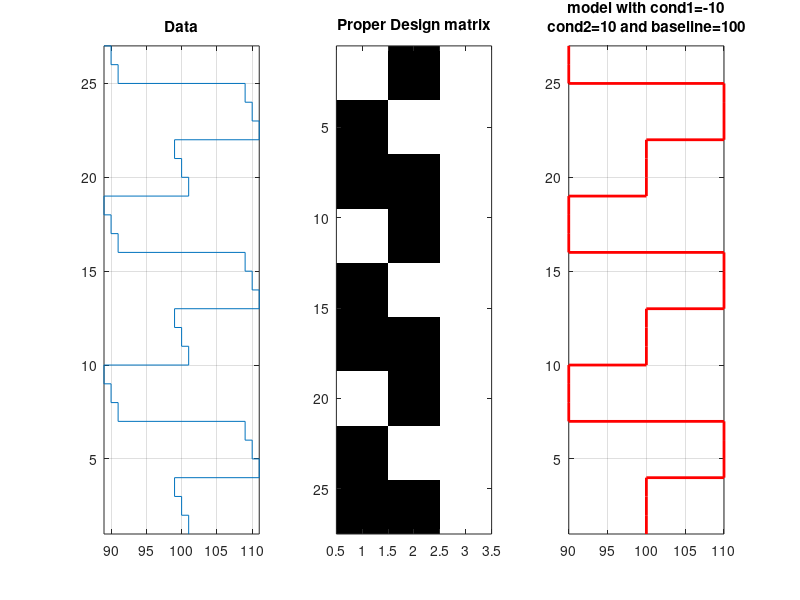
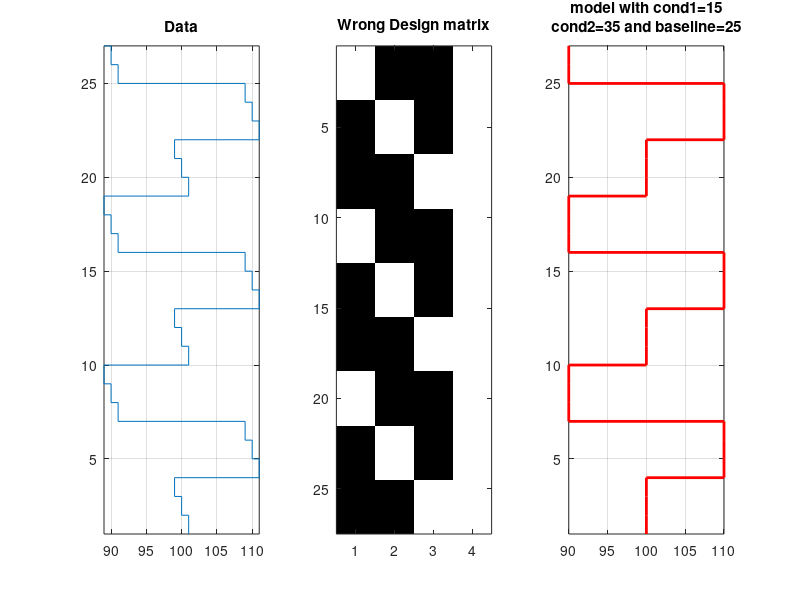
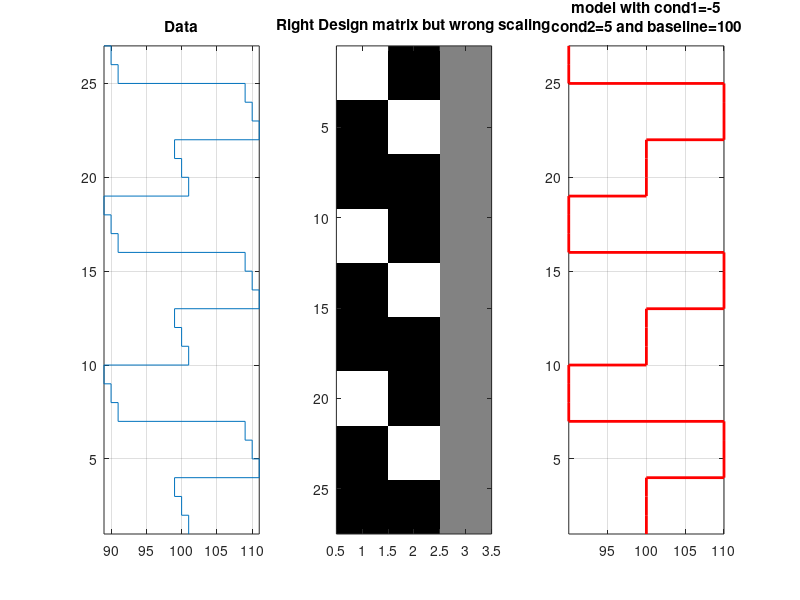
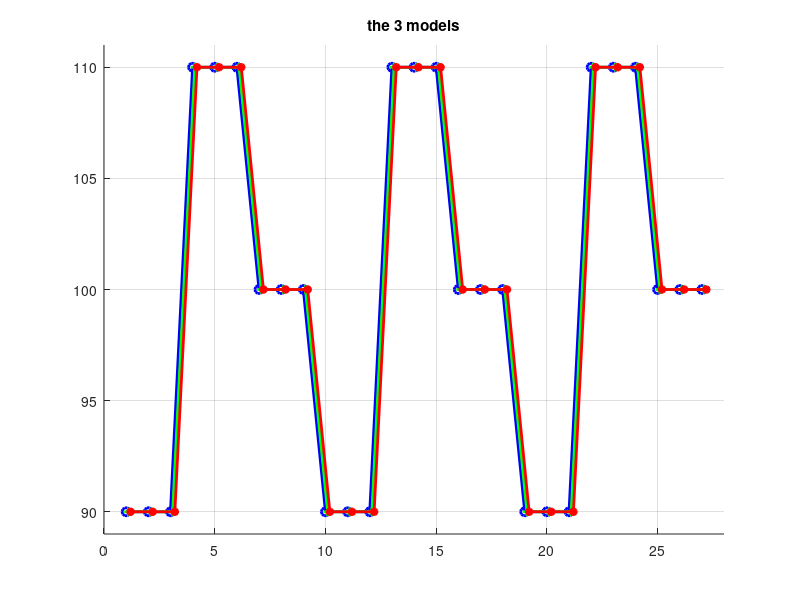

The MATLAB script that drew these images, in order:
% This is a simple simulation to show how to compute the percentage of
% signal change using the GLM. Importantly, it also shows the effect of
% scaling the regressors.
%
% Cyril Pernet 03 May 2010
% http://www.sbirc.ed.ac.uk/cyril/bold_percentage/BOLD_percentage.html
% Let's make some fake data
cond1 = [89 90 91]; baseline = [99 100 101]; cond2 = [109 110 111];
y = [cond1 cond2 baseline cond1 cond2 baseline cond1 cond2 baseline]';


X1 = [1 1 1 0 0 0 0 0 0 1 1 1 0 0 0 0 0 0 1 1 1 0 0 0 0 0 0; ...
    0 0 0 1 1 1 0 0 0 0 0 0 1 1 1 0 0 0 0 0 0 1 1 1 0 0 0;
    1 1 1 1 1 1 1 1 1 1 1 1 1 1 1 1 1 1 1 1 1 1 1 1 1 1 1]';
beta1 = single(pinv(X1'*X1)*X1'*y);

figure
subplot(1,3,1); stairs(y,[27:-1:1]); title('Data'); grid on; axis tight
subplot(1,3,2);imagesc(X1);colormap('gray'); title('Proper Design matrix')
subplot(1,3,3);stairs(X1*beta1,[27:-1:1],'r','LineWidth',2); grid on; axis tight
title([{['model with cond1=',num2str(beta1(1))]} ; {['cond2=',num2str(beta1(2)),' and baseline=',num2str(beta1(3))]}]);

X2 = [1 1 1 0 0 0 0 0 0 1 1 1 0 0 0 0 0 0 1 1 1 0 0 0 0 0 0; ...
    0 0 0 1 1 1 0 0 0 0 0 0 1 1 1 0 0 0 0 0 0 1 1 1 0 0 0;
    0 0 0 0 0 0 1 1 1 0 0 0 0 0 0 1 1 1 0 0 0 0 0 0 1 1 1;
    1 1 1 1 1 1 1 1 1 1 1 1 1 1 1 1 1 1 1 1 1 1 1 1 1 1 1]';
beta2 = single(pinv(X2'*X2)*X2'*y);

figure
subplot(1,3,1); stairs(y,[27:-1:1]); title('Data'); grid on; axis tight
subplot(1,3,2);imagesc(X2);colormap('gray'); title('Wrong Design matrix')
subplot(1,3,3);stairs(X2*beta2,[27:-1:1],'r','LineWidth',2); grid on; axis tight
title([{['model with cond1=',num2str(beta2(1))]} ; {['cond2=',num2str(beta2(2)),' and baseline=',num2str(beta2(3))]}]);



X3 = [2 2 2 0 0 0 0 0 0 2 2 2 0 0 0 0 0 0 2 2 2 0 0 0 0 0 0; ...
    0 0 0 2 2 2 0 0 0 0 0 0 2 2 2 0 0 0 0 0 0 2 2 2 0 0 0;
    1 1 1 1 1 1 1 1 1 1 1 1 1 1 1 1 1 1 1 1 1 1 1 1 1 1 1]';
beta3 = pinv(X3'*X3)*X3'*y;

% makes figures
figure
subplot(1,3,1); stairs(y,[27:-1:1]); title('Data'); grid on; axis tight
subplot(1,3,2);imagesc(X3);colormap('gray'); title('Right Design matrix but wrong scaling')
subplot(1,3,3);stairs(X3*beta3,[27:-1:1],'r','LineWidth',2); grid on; axis tight
title([{['model with cond1=',num2str(beta3(1))]} ; {['cond2=',num2str(beta3(2)),' and baseline=',num2str(beta3(3))]}]);

% apply the correction
percentage = beta3(1:2)./beta3(3).*max(X3(:)).*100;

% look at the models - all 3 design matrices model the data the same ; t tests and R2 will be the same too
figure; hold on; title('the 3 models')
plot([1:27],X1*beta1,'-ob','LineWidth',2);
plot([1.1:27.1],X2*beta2,'-+g','LineWidth',2);
plot([1.2:27.2],X3*beta3,'-*r','LineWidth',2);
axis([0 28 89 111]);grid on